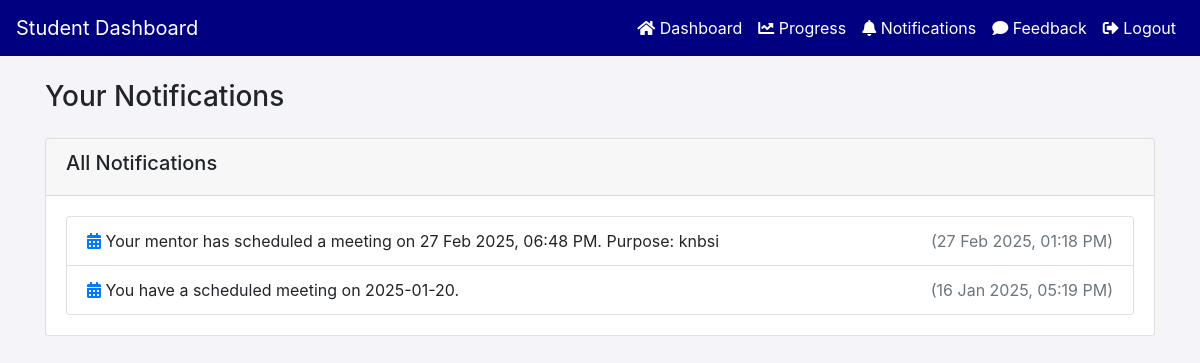
Page /view_notifications.php (signed in) on the committed database.
### tables this page shows
CREATE TABLE `notifications` (
  `notification_id` int(11) NOT NULL,
  `user_id` int(11) NOT NULL,
  `message` text NOT NULL,
  `notification_type` enum('meeting','feedback','general') DEFAULT NULL,
  `sent_at` timestamp NOT NULL DEFAULT current_timestamp()
);

### view_notifications.php (the view, shortened to what this page needs)
<?php
require_once 'db_connection.php';
$student_id = $_SESSION['user_id'];
$limit = 10;
$page = isset($_GET['page']) ? (int) $_GET['page'] : 1;
$offset = ($page - 1) * $limit;
$stmt = $conn->prepare("
    SELECT message, sent_at, notification_type
    FROM notifications
    WHERE user_id = ?
    ORDER BY sent_at DESC
    LIMIT ? OFFSET ?
");
$stmt->bind_param('iii', $student_id, $limit, $offset);
$stmt->execute();
$notifications = $stmt->get_result();
?>
<!DOCTYPE html>
<html lang="en">
<head>
    <link rel="stylesheet" href="https://maxcdn.bootstrapcdn.com/bootstrap/4.5.2/css/bootstrap.min.css">
    <link rel="stylesheet" href="https://cdnjs.cloudflare.com/ajax/libs/font-awesome/5.15.4/css/all.min.css">
</head>
<body>
<nav class="navbar navbar-expand-lg navbar-dark">
    <a class="navbar-brand" href="#">Student Dashboard</a>
    <div class="collapse navbar-collapse" id="navbarNav">
        <ul class="navbar-nav ml-auto">
        <li class="nav-item">
                <a class="nav-link" href="student_dashboard.php"><i class="fas fa-home"></i> Dashboard</a>
            </li>
            <li class="nav-item">
                <a class="nav-link" href="view_progress.php"><i class="fas fa-chart-line"></i> Progress</a>
            </li>
            <li class="nav-item">
                <a class="nav-link" href="view_notifications.php"><i class="fas fa-bell"></i> Notifications</a>
            </li>
            <li class="nav-item">
                <a class="nav-link" href="feedback.php"><i class="fas fa-comment"></i> Feedback</a>
            </li>
            <li class="nav-item">
                <a class="nav-link" href="logout.php"><i class="fas fa-sign-out-alt"></i> Logout</a>
            </li>
        </ul>
    </div>
</nav>
<div class="container mt-4">
    <h3 class="mb-4">Your Notifications</h3>
    <div class="card mb-4">
        <div class="card-header">
            <h5>All Notifications</h5>
        </div>
        <div class="card-body">
            <ul class="list-group">
                <?php while ($notification = $notifications->fetch_assoc()): ?>
                    <li class="list-group-item">
                        <?php if ($notification['notification_type'] === 'meeting'): ?>
                            <i class="fas fa-calendar-alt text-primary"></i>
                        <?php else: ?>
                            <i class="fas fa-bell text-warning"></i>
                        <?php endif; ?>
                        <?php echo htmlspecialchars($notification['message']); ?>
                        <span class="text-muted float-right">
                            (<?php echo date('d M Y, h:i A', strtotime($notification['sent_at'])); ?>)
                        </span>
                    </li>
                <?php endwhile; ?>
            </ul>
        </div>
    </div>
</div>
</body>
</html>

### view_notifications.php (style rules this page uses)
body { background-color: #f4f4f9; }
.navbar { background-color: navy; }
.navbar-brand, .nav-link { color: white !important; }

### rows in the picture
notifications: notification_type "meeting" (drawn), message "Your mentor has scheduled a meeting on 27 Feb 2025, 06:48 PM. Purpose: knbsi", sent_at "27 Feb 2025, 01:18 PM"
notifications: notification_type "meeting" (drawn), message "You have a scheduled meeting on 2025-01-20.", sent_at "16 Jan 2025, 05:19 PM"
